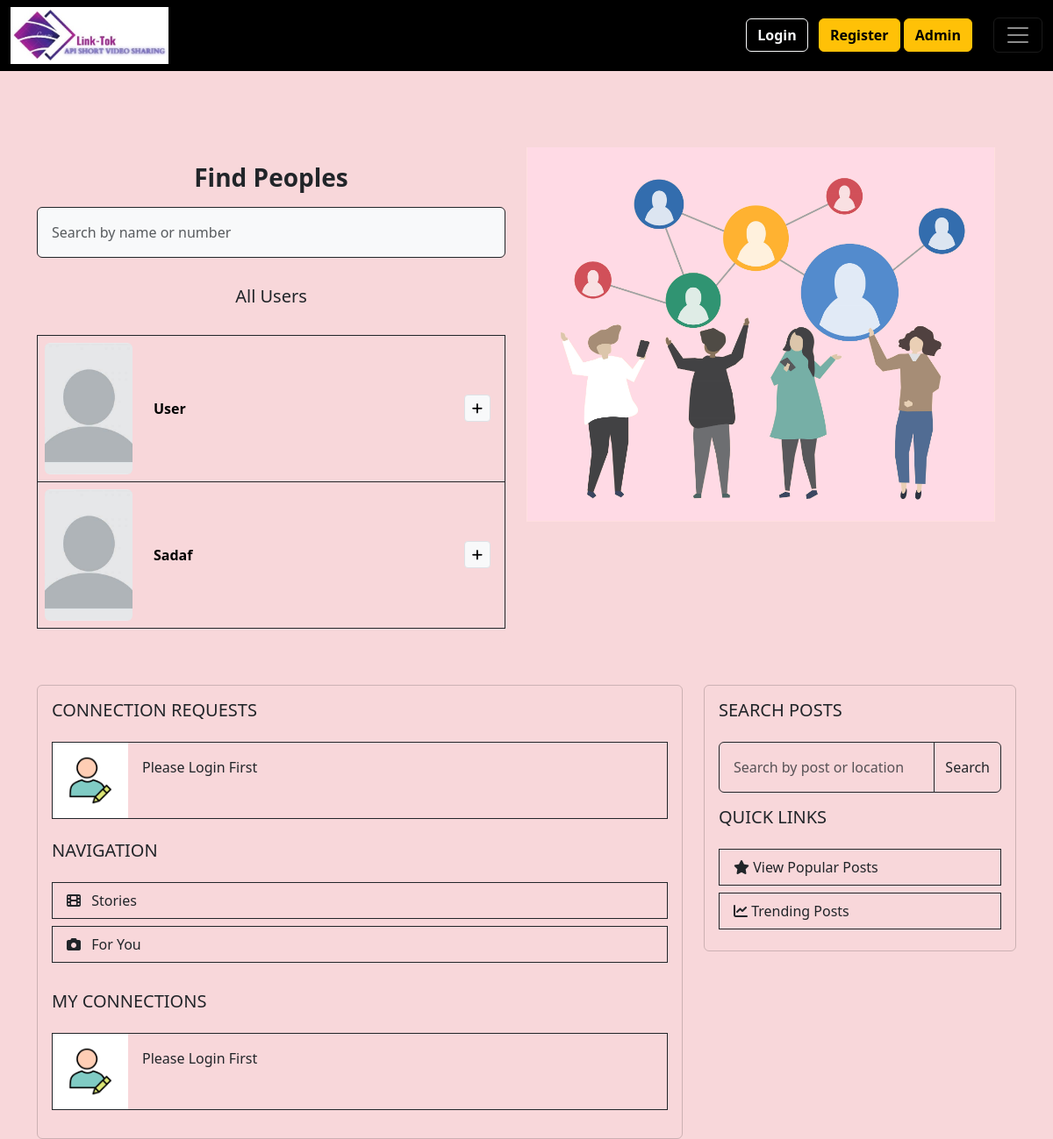
Screenshot of /find-peoples.php with the database file from the repository.
### tables this page shows
CREATE TABLE `users` (
  `id` int(11) NOT NULL,
  `username` varchar(255) NOT NULL,
  `email` varchar(255) NOT NULL,
  `password` varchar(255) NOT NULL,
  `number` varchar(255) NOT NULL,
  `role` varchar(255) NOT NULL,
  `status` varchar(255) NOT NULL,
  `image` varchar(255) NOT NULL DEFAULT 'default.jpg'
);

### find-peoples.php (the view, shortened to what this page needs)
<?php include_once('header.php'); ?>
<?php include_once('nav.php'); ?>
<div class="container">
    <div class="row mt-5">
    <body class="bg-danger-subtle">
    <div class="row d-flex align-items-start justify-content-center mt-3">
    <div class="col-md-8 col-lg-7 col-xl-6 order-md-2">
        <img src="img/per.jpg" class="img-fluid  mt-2" alt="error">
    </div>
        <div class="col-md-6" style="margin-top: 10px; ">
            <div class="card border-0  bg-danger-subtle ">
                    <h3 class="card-title text-center fw-semibold my-3">Find Peoples</h3>
                    <form action="" method="post">
                        <div class="mb-3">
                            <input type="text" name="search" class="form-control bg-light  border-dark border-1 p-3" placeholder="Search by name or number">
                        </div>
                    </form>
                    <h5 class="card-title text-center my-3">All Users</h5>
                    <div class="table-responsive">
                        <table class="table table-border mt-3 table-danger">
                            <?php
                            if(isset($_POST['search'])){
                                $search = $_POST['search'];
                                $sql = $db->query("SELECT * FROM users
                                WHERE (username LIKE '%$search%' OR number LIKE '%$search%')
                                AND role = 'user'
                                AND id != '$user_id'
                                ");
                            }else{
                                if(isset($user_id)){
                                    $sql = $db->query("SELECT * FROM users WHERE (role = 'user' AND id != '$user_id')");
                                }else{
                                    $sql = $db->query("SELECT * FROM users WHERE (role = 'user')");
                                }
                            }
                            while($row = $sql->fetch_assoc()) {
                                $id = $row['id'];
                                $name = $row['username'];
                                $image = $row['image'];
                                ?>
                                <tr class="border-dark border-1  ">
                                    <td width="100" class="align-middle">
                                        <img src="img/<?php echo $image; ?>" class="rounded" width="100" style="height: 150px; object-fit: cover;">
                                    </td>
                                    <td class="p-3 align-middle  fw-bold"><?php echo $name; ?></td>
                                    <td width="100" class="text-end p-3 align-middle">
                                        <?php
                                        if(isset($user_id)){
                                            ?>
                                            <a href="find-peoples.php?add=<?php echo $id ?>" class="btn btn-lg btn-dark  border"><i class="fa fa-plus"></i></a>
                                            <?php
                                        }else{
                                            ?>
                                            <a onclick="return alert('please login first');" class="btn btn-sm btn-light border"><i class="fa fa-plus"></i></a>
                                            <?php
                                        }
                                        ?>
                                    </td>
                                </tr>
                                <?php
                            }
                            ?>
                        </table>
                    </div>
                </div>
            </div>
        </div>
        <?php include_once('quick-links.php'); ?>
    </div>
</div>
<?php include_once('footer.php'); ?>

### rows the page displays
users: image (placeholder picture), username "User"
users: image (placeholder picture), username "Sadaf"
